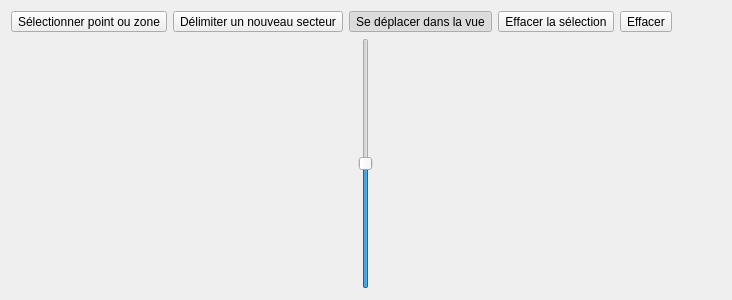
<?xml version="1.0" encoding="UTF-8"?>
<ui version="4.0">
 <class>MapFrame</class>
 <widget class="QFrame" name="MapFrame">
  <property name="geometry">
   <rect>
    <x>0</x>
    <y>0</y>
    <width>732</width>
    <height>300</height>
   </rect>
  </property>
  <property name="windowTitle">
   <string>Frame</string>
  </property>
  <layout class="QVBoxLayout" name="mainVerticalLayout">
   <item>
    <layout class="QHBoxLayout" name="headerHorizontalLayout" stretch="0,0,0,0,0,0">
     <item>
      <widget class="QToolButton" name="selectPointZoneButton">
       <property name="toolTip">
        <string>Sélectionner point ou zone</string>
       </property>
       <property name="text">
        <string>Sélectionner point ou zone</string>
       </property>
       <property name="icon">
        <iconset resource="../Resources.qrc">
         <normaloff>:/Resources/Icons/selection-icon.png</normaloff>:/Resources/Icons/selection-icon.png</iconset>
       </property>
       <property name="checkable">
        <bool>true</bool>
       </property>
       <attribute name="buttonGroup">
        <string notr="true">toolButtonsGroup</string>
       </attribute>
      </widget>
     </item>
     <item>
      <widget class="QToolButton" name="cutSectorButton">
       <property name="toolTip">
        <string>Délimiter un nouveau secteur</string>
       </property>
       <property name="text">
        <string>Délimiter un nouveau secteur</string>
       </property>
       <property name="icon">
        <iconset resource="../Resources.qrc">
         <normaloff>:/Resources/Icons/cursor-icon.png</normaloff>:/Resources/Icons/cursor-icon.png</iconset>
       </property>
       <property name="checkable">
        <bool>true</bool>
       </property>
       <attribute name="buttonGroup">
        <string notr="true">toolButtonsGroup</string>
       </attribute>
      </widget>
     </item>
     <item>
      <widget class="QToolButton" name="dragButton">
       <property name="toolTip">
        <string>Se déplacer dans la vue</string>
       </property>
       <property name="text">
        <string>Se déplacer dans la vue</string>
       </property>
       <property name="icon">
        <iconset resource="../Resources.qrc">
         <normaloff>:/Resources/Icons/cursor_hand.png</normaloff>:/Resources/Icons/cursor_hand.png</iconset>
       </property>
       <property name="checkable">
        <bool>true</bool>
       </property>
       <property name="checked">
        <bool>true</bool>
       </property>
       <attribute name="buttonGroup">
        <string notr="true">toolButtonsGroup</string>
       </attribute>
      </widget>
     </item>
     <item>
      <widget class="QToolButton" name="eraseSelectionToolButton">
       <property name="toolTip">
        <string>Effacer les éléments mis en évidence</string>
       </property>
       <property name="text">
        <string>Effacer la sélection</string>
       </property>
       <property name="icon">
        <iconset resource="../Resources.qrc">
         <normaloff>:/Resources/Icons/eraser2.png</normaloff>:/Resources/Icons/eraser2.png</iconset>
       </property>
      </widget>
     </item>
     <item>
      <widget class="QToolButton" name="clearToolButton">
       <property name="toolTip">
        <string>Effacer toutes les données dans les différentes vues</string>
       </property>
       <property name="text">
        <string>Effacer</string>
       </property>
       <property name="icon">
        <iconset resource="../Resources.qrc">
         <normaloff>:/Resources/Icons/eraser.png</normaloff>:/Resources/Icons/eraser.png</iconset>
       </property>
      </widget>
     </item>
     <item>
      <spacer name="headerHorizontalSpacer">
       <property name="orientation">
        <enum>Qt::Horizontal</enum>
       </property>
       <property name="sizeHint" stdset="0">
        <size>
         <width>40</width>
         <height>20</height>
        </size>
       </property>
      </spacer>
     </item>
    </layout>
   </item>
   <item>
    <layout class="QHBoxLayout" name="viewHorizontalLayout">
     <item>
      <widget class="QSlider" name="zoomSlider">
       <property name="maximum">
        <number>100</number>
       </property>
       <property name="value">
        <number>50</number>
       </property>
       <property name="orientation">
        <enum>Qt::Vertical</enum>
       </property>
      </widget>
     </item>
    </layout>
   </item>
  </layout>
 </widget>
 <resources>
  <include location="../Resources.qrc"/>
 </resources>
 <connections/>
 <buttongroups>
  <buttongroup name="toolButtonsGroup"/>
 </buttongroups>
</ui>
